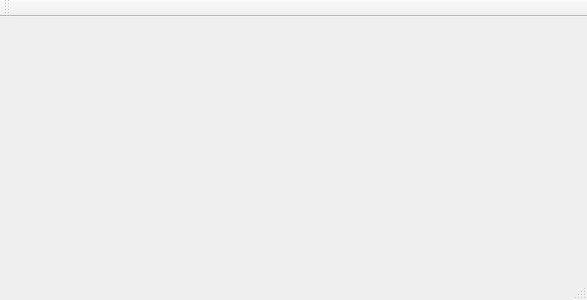
<?xml version="1.0" encoding="UTF-8"?>
<ui version="4.0">
 <class>MainWindow</class>
 <widget class="QMainWindow" name="MainWindow">
  <property name="geometry">
   <rect>
    <x>0</x>
    <y>0</y>
    <width>587</width>
    <height>300</height>
   </rect>
  </property>
  <property name="windowTitle">
   <string>MainWindow</string>
  </property>
  <widget class="QWidget" name="centralWidget">
   <widget class="QwtPlot" name="qwtPlot">
    <property name="geometry">
     <rect>
      <x>10</x>
      <y>10</y>
      <width>451</width>
      <height>231</height>
     </rect>
    </property>
   </widget>
  </widget>
  <widget class="QMenuBar" name="menuBar">
   <property name="geometry">
    <rect>
     <x>0</x>
     <y>0</y>
     <width>587</width>
     <height>23</height>
    </rect>
   </property>
  </widget>
  <widget class="QToolBar" name="mainToolBar">
   <attribute name="toolBarArea">
    <enum>TopToolBarArea</enum>
   </attribute>
   <attribute name="toolBarBreak">
    <bool>false</bool>
   </attribute>
  </widget>
  <widget class="QStatusBar" name="statusBar"/>
 </widget>
 <layoutdefault spacing="6" margin="11"/>
 <customwidgets>
  <customwidget>
   <class>QwtPlot</class>
   <extends>QFrame</extends>
   <header>qwt_plot.h</header>
  </customwidget>
 </customwidgets>
 <resources/>
 <connections/>
</ui>
